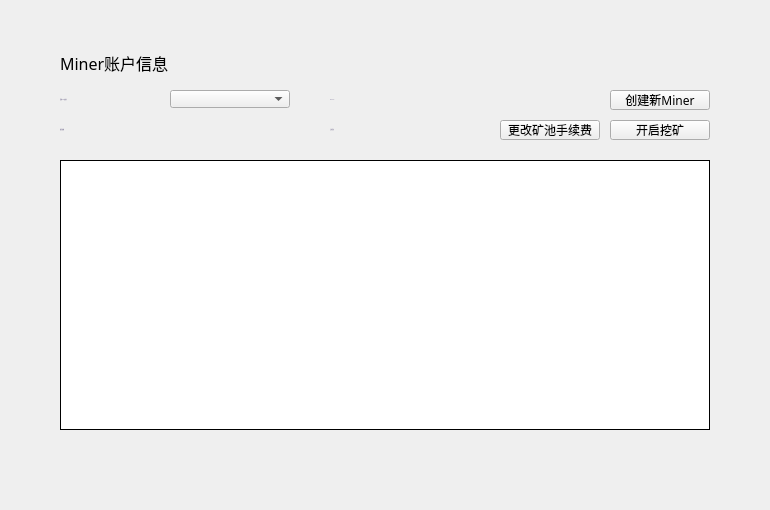
<?xml version="1.0" encoding="UTF-8"?>
<ui version="4.0">
 <class>CitizenAccountPage</class>
 <widget class="QWidget" name="CitizenAccountPage">
  <property name="geometry">
   <rect>
    <x>0</x>
    <y>0</y>
    <width>770</width>
    <height>510</height>
   </rect>
  </property>
  <property name="windowTitle">
   <string>Form</string>
  </property>
  <widget class="QLabel" name="title_label">
   <property name="geometry">
    <rect>
     <x>60</x>
     <y>50</y>
     <width>300</width>
     <height>26</height>
    </rect>
   </property>
   <property name="font">
    <font>
     <family>微软雅黑</family>
     <pointsize>12</pointsize>
     <weight>50</weight>
     <italic>false</italic>
     <bold>false</bold>
    </font>
   </property>
   <property name="styleSheet">
    <string notr="true"/>
   </property>
   <property name="text">
    <string>Miner账户信息</string>
   </property>
  </widget>
  <widget class="QLabel" name="label">
   <property name="geometry">
    <rect>
     <x>60</x>
     <y>90</y>
     <width>100</width>
     <height>18</height>
    </rect>
   </property>
   <property name="font">
    <font>
     <family>Microsoft YaHei UI Light</family>
     <pointsize>-1</pointsize>
     <weight>50</weight>
     <italic>false</italic>
     <bold>false</bold>
    </font>
   </property>
   <property name="styleSheet">
    <string notr="true">QLabel{color: rgb(137,129,161);
font: 11px &quot;Microsoft YaHei UI Light&quot;;}</string>
   </property>
   <property name="text">
    <string>当前Miner账号</string>
   </property>
   <property name="alignment">
    <set>Qt::AlignLeading|Qt::AlignLeft|Qt::AlignVCenter</set>
   </property>
  </widget>
  <widget class="QComboBox" name="accountComboBox">
   <property name="geometry">
    <rect>
     <x>170</x>
     <y>90</y>
     <width>120</width>
     <height>18</height>
    </rect>
   </property>
   <property name="font">
    <font>
     <family>微软雅黑</family>
     <weight>50</weight>
     <bold>false</bold>
    </font>
   </property>
   <property name="focusPolicy">
    <enum>Qt::NoFocus</enum>
   </property>
   <property name="styleSheet">
    <string notr="true"/>
   </property>
  </widget>
  <widget class="QLabel" name="idLabel2">
   <property name="geometry">
    <rect>
     <x>330</x>
     <y>90</y>
     <width>100</width>
     <height>18</height>
    </rect>
   </property>
   <property name="font">
    <font>
     <family>Microsoft YaHei UI Light</family>
     <pointsize>-1</pointsize>
     <weight>50</weight>
     <italic>false</italic>
     <bold>false</bold>
    </font>
   </property>
   <property name="styleSheet">
    <string notr="true">QLabel{color: rgb(137,129,161);
font: 11px &quot;Microsoft YaHei UI Light&quot;;}</string>
   </property>
   <property name="text">
    <string>MINER ID</string>
   </property>
   <property name="alignment">
    <set>Qt::AlignLeading|Qt::AlignLeft|Qt::AlignVCenter</set>
   </property>
  </widget>
  <widget class="QLabel" name="idLabel">
   <property name="geometry">
    <rect>
     <x>430</x>
     <y>90</y>
     <width>100</width>
     <height>18</height>
    </rect>
   </property>
   <property name="font">
    <font>
     <family>Microsoft YaHei UI Light</family>
     <pointsize>-1</pointsize>
     <weight>50</weight>
     <italic>false</italic>
     <bold>false</bold>
    </font>
   </property>
   <property name="styleSheet">
    <string notr="true">QLabel{color: rgb(137,129,161);
font: 11px &quot;Microsoft YaHei UI Light&quot;;}</string>
   </property>
   <property name="text">
    <string/>
   </property>
   <property name="alignment">
    <set>Qt::AlignLeading|Qt::AlignLeft|Qt::AlignVCenter</set>
   </property>
  </widget>
  <widget class="QTableWidget" name="lockBalanceTableWidget">
   <property name="geometry">
    <rect>
     <x>60</x>
     <y>160</y>
     <width>650</width>
     <height>270</height>
    </rect>
   </property>
   <property name="cursor" stdset="0">
    <cursorShape>ArrowCursor</cursorShape>
   </property>
   <property name="layoutDirection">
    <enum>Qt::LeftToRight</enum>
   </property>
   <property name="styleSheet">
    <string notr="true"/>
   </property>
   <property name="frameShape">
    <enum>QFrame::Box</enum>
   </property>
   <property name="frameShadow">
    <enum>QFrame::Plain</enum>
   </property>
   <property name="verticalScrollBarPolicy">
    <enum>Qt::ScrollBarAsNeeded</enum>
   </property>
   <property name="horizontalScrollBarPolicy">
    <enum>Qt::ScrollBarAlwaysOff</enum>
   </property>
   <property name="autoScroll">
    <bool>true</bool>
   </property>
   <property name="editTriggers">
    <set>QAbstractItemView::NoEditTriggers</set>
   </property>
   <property name="selectionMode">
    <enum>QAbstractItemView::NoSelection</enum>
   </property>
   <property name="iconSize">
    <size>
     <width>19</width>
     <height>12</height>
    </size>
   </property>
   <property name="showGrid">
    <bool>true</bool>
   </property>
   <property name="gridStyle">
    <enum>Qt::SolidLine</enum>
   </property>
   <attribute name="horizontalHeaderVisible">
    <bool>false</bool>
   </attribute>
   <attribute name="horizontalHeaderCascadingSectionResizes">
    <bool>false</bool>
   </attribute>
   <attribute name="horizontalHeaderHighlightSections">
    <bool>false</bool>
   </attribute>
   <attribute name="verticalHeaderVisible">
    <bool>false</bool>
   </attribute>
   <attribute name="verticalHeaderHighlightSections">
    <bool>false</bool>
   </attribute>
   <column>
    <property name="text">
     <string>币种</string>
    </property>
    <property name="font">
     <font>
      <family>微软雅黑</family>
     </font>
    </property>
    <property name="textAlignment">
     <set>AlignCenter</set>
    </property>
   </column>
   <column>
    <property name="text">
     <string>当前已投票金额</string>
    </property>
    <property name="font">
     <font>
      <family>微软雅黑</family>
     </font>
    </property>
    <property name="textAlignment">
     <set>AlignCenter</set>
    </property>
   </column>
  </widget>
  <widget class="QToolButton" name="newCitizenBtn">
   <property name="geometry">
    <rect>
     <x>610</x>
     <y>90</y>
     <width>100</width>
     <height>20</height>
    </rect>
   </property>
   <property name="font">
    <font>
     <family>微软雅黑</family>
     <weight>50</weight>
     <italic>false</italic>
     <bold>false</bold>
    </font>
   </property>
   <property name="cursor">
    <cursorShape>PointingHandCursor</cursorShape>
   </property>
   <property name="focusPolicy">
    <enum>Qt::NoFocus</enum>
   </property>
   <property name="styleSheet">
    <string notr="true"/>
   </property>
   <property name="text">
    <string>创建新Miner</string>
   </property>
  </widget>
  <widget class="QLabel" name="idLabel2_2">
   <property name="geometry">
    <rect>
     <x>60</x>
     <y>120</y>
     <width>100</width>
     <height>18</height>
    </rect>
   </property>
   <property name="font">
    <font>
     <family>Microsoft YaHei UI Light</family>
     <pointsize>-1</pointsize>
     <weight>50</weight>
     <italic>false</italic>
     <bold>false</bold>
    </font>
   </property>
   <property name="styleSheet">
    <string notr="true">QLabel{color: rgb(137,129,161);
font: 11px &quot;Microsoft YaHei UI Light&quot;;}</string>
   </property>
   <property name="text">
    <string>总出块数</string>
   </property>
   <property name="alignment">
    <set>Qt::AlignLeading|Qt::AlignLeft|Qt::AlignVCenter</set>
   </property>
  </widget>
  <widget class="QLabel" name="totalProducedLabel">
   <property name="geometry">
    <rect>
     <x>170</x>
     <y>120</y>
     <width>100</width>
     <height>18</height>
    </rect>
   </property>
   <property name="font">
    <font>
     <family>Microsoft YaHei UI Light</family>
     <pointsize>-1</pointsize>
     <weight>50</weight>
     <italic>false</italic>
     <bold>false</bold>
    </font>
   </property>
   <property name="styleSheet">
    <string notr="true">QLabel{color: rgb(137,129,161);
font: 11px &quot;Microsoft YaHei UI Light&quot;;}</string>
   </property>
   <property name="text">
    <string/>
   </property>
   <property name="alignment">
    <set>Qt::AlignLeading|Qt::AlignLeft|Qt::AlignVCenter</set>
   </property>
  </widget>
  <widget class="QLabel" name="idLabel2_3">
   <property name="geometry">
    <rect>
     <x>330</x>
     <y>120</y>
     <width>100</width>
     <height>18</height>
    </rect>
   </property>
   <property name="font">
    <font>
     <family>Microsoft YaHei UI Light</family>
     <pointsize>-1</pointsize>
     <weight>50</weight>
     <italic>false</italic>
     <bold>false</bold>
    </font>
   </property>
   <property name="styleSheet">
    <string notr="true">QLabel{color: rgb(137,129,161);
font: 11px &quot;Microsoft YaHei UI Light&quot;;}</string>
   </property>
   <property name="text">
    <string>上次出块</string>
   </property>
   <property name="alignment">
    <set>Qt::AlignLeading|Qt::AlignLeft|Qt::AlignVCenter</set>
   </property>
  </widget>
  <widget class="QLabel" name="lastBlockLabel">
   <property name="geometry">
    <rect>
     <x>430</x>
     <y>120</y>
     <width>100</width>
     <height>18</height>
    </rect>
   </property>
   <property name="font">
    <font>
     <family>Microsoft YaHei UI Light</family>
     <pointsize>-1</pointsize>
     <weight>50</weight>
     <italic>false</italic>
     <bold>false</bold>
    </font>
   </property>
   <property name="styleSheet">
    <string notr="true">QLabel{color: rgb(137,129,161);
font: 11px &quot;Microsoft YaHei UI Light&quot;;}</string>
   </property>
   <property name="text">
    <string/>
   </property>
   <property name="alignment">
    <set>Qt::AlignLeading|Qt::AlignLeft|Qt::AlignVCenter</set>
   </property>
  </widget>
  <widget class="QToolButton" name="startMineBtn">
   <property name="geometry">
    <rect>
     <x>610</x>
     <y>120</y>
     <width>100</width>
     <height>20</height>
    </rect>
   </property>
   <property name="font">
    <font>
     <family>微软雅黑</family>
     <weight>50</weight>
     <italic>false</italic>
     <bold>false</bold>
    </font>
   </property>
   <property name="cursor">
    <cursorShape>PointingHandCursor</cursorShape>
   </property>
   <property name="focusPolicy">
    <enum>Qt::NoFocus</enum>
   </property>
   <property name="styleSheet">
    <string notr="true"/>
   </property>
   <property name="text">
    <string>开启挖矿</string>
   </property>
  </widget>
  <widget class="QToolButton" name="changeFeeBtn">
   <property name="geometry">
    <rect>
     <x>500</x>
     <y>120</y>
     <width>100</width>
     <height>20</height>
    </rect>
   </property>
   <property name="font">
    <font>
     <family>微软雅黑</family>
     <weight>50</weight>
     <italic>false</italic>
     <bold>false</bold>
    </font>
   </property>
   <property name="cursor">
    <cursorShape>PointingHandCursor</cursorShape>
   </property>
   <property name="focusPolicy">
    <enum>Qt::NoFocus</enum>
   </property>
   <property name="styleSheet">
    <string notr="true"/>
   </property>
   <property name="text">
    <string>更改矿池手续费</string>
   </property>
  </widget>
  <widget class="QStackedWidget" name="stackedWidget">
   <property name="geometry">
    <rect>
     <x>0</x>
     <y>470</y>
     <width>770</width>
     <height>40</height>
    </rect>
   </property>
  </widget>
 </widget>
 <resources/>
 <connections/>
</ui>
